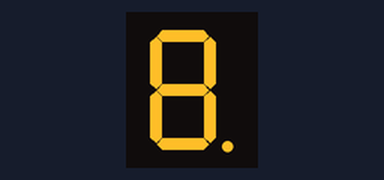
The sketch below on a simulated Arduino Uno, built with avr-gcc and run on an emulated ATmega328P. Shown: 1-digit seven-segment display. Wiring (inferred from the names in the program): 1-digit 7-segment display, segments lit when HIGH: segments pin 4, pin 5, pin 6, pin 7, pin 8, pin 9, pin 10, pin 11. The segment pins are drawn as the display they are named for.

Above: at 0.1 s.
At 1.1 s:
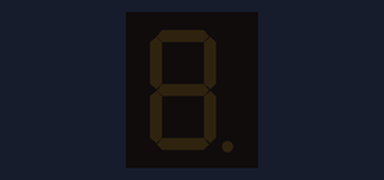
At 2.1 s:
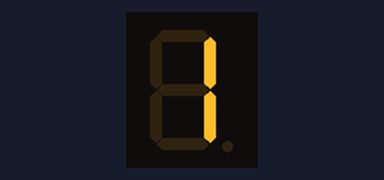
At 4.1 s:
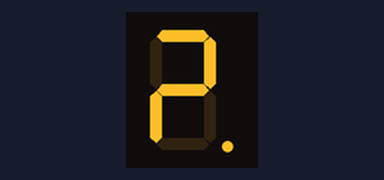
At 7.1 s:
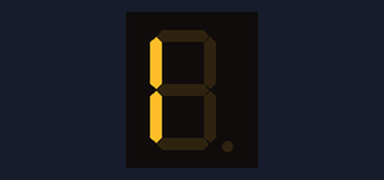

The sketch:

acende_display.ino
```cpp
#define a 4
#define b 5
#define c 6
#define d 7
#define e 8
#define f 9
#define g 10
#define h 11
int i;
void setup() {
  for(i=4;i<12;i++){
    pinMode(i,OUTPUT);
  }

}

void loop() {
  digitalWrite(a,HIGH);
  digitalWrite(b,HIGH);
  digitalWrite(c,HIGH);
  digitalWrite(d,HIGH);
  digitalWrite(e,HIGH);
  digitalWrite(f,HIGH);
  digitalWrite(g,HIGH);
  digitalWrite(h,HIGH);
  delay(1000);
  digitalWrite(a,LOW);
  digitalWrite(b,LOW);
  digitalWrite(c,LOW);
  digitalWrite(d,LOW);
  digitalWrite(e,LOW);
  digitalWrite(f,LOW);
  digitalWrite(g,LOW);
  digitalWrite(h,LOW);
  delay(1000);

  //numero 1
  digitalWrite(b,HIGH);
  digitalWrite(c,HIGH);
  delay(1000);
  digitalWrite(b,LOW);
  digitalWrite(c,LOW);
  delay(1000);

  //numero 2
  digitalWrite(a,HIGH);
  digitalWrite(b,HIGH);
  digitalWrite(e,HIGH);
  digitalWrite(g,HIGH);
  digitalWrite(h,HIGH);
  delay(1000);
  digitalWrite(a,LOW);
  digitalWrite(b,LOW);
  digitalWrite(e,LOW);
  digitalWrite(g,LOW);
  digitalWrite(h,LOW);
  delay(1000);

  //numero 3
  digitalWrite(a,HIGH);
  digitalWrite(b,HIGH);
  digitalWrite(c,HIGH);
  digitalWrite(d,HIGH);
  digitalWrite(e,HIGH);
  digitalWrite(f,HIGH);
  digitalWrite(g,HIGH);
  digitalWrite(h,HIGH);
  delay(1000);
  digitalWrite(a,LOW);
  digitalWrite(b,LOW);
  digitalWrite(c,LOW);
  digitalWrite(d,LOW);
  digitalWrite(g,LOW);
  digitalWrite(h,LOW);
  delay(1000);


}
```

Measured:
- by itself, everything shown: repeats every 8.0 s, in 8 steps
- what the display in image 1 shows lasts 1.0 s, from 1.0 s to 2.0 s
